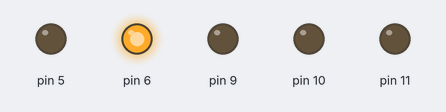
A sketch run on a simulated Arduino Uno, built with avr-gcc and run on an emulated ATmega328P. Parts: output pins drawn as LEDs (lit = HIGH).

Above: at 0.05 s.
At 0.2 s:
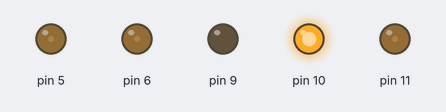
At 0.35 s:
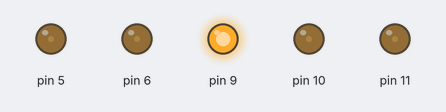
At 0.5 s:
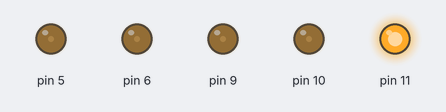
At 0.65 s:
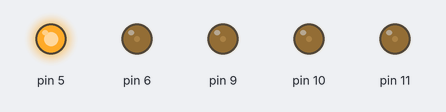
Timing chart, 0 to 3.0 s (numbered marks = the images above):
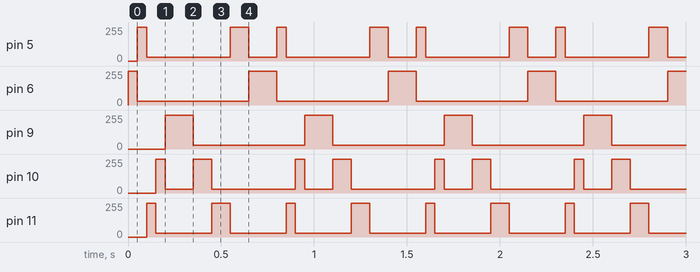

The sketch:

DiscoLights.ino
```cpp
void setup() {
  // put your setup code here, to run once:
  pinMode(6, OUTPUT);
  pinMode(5, OUTPUT);
  pinMode(11, OUTPUT);
  pinMode(10, OUTPUT);
  pinMode(9, OUTPUT);
}

void loop() {
  // put your main code here, to run repeatedly:
  digitalWrite(6, HIGH);
  delay(50);
  analogWrite(6, 30);   //set value to somewhat lower than original brightness

  digitalWrite(5, HIGH);
  delay(50);
  analogWrite(5, 30);

  digitalWrite(11, HIGH);
  delay(50);
  analogWrite(11, 30);

  digitalWrite(10, HIGH);
  delay(50);
  analogWrite(10, 30);

  digitalWrite(9, HIGH);
  delay(150);
  //Here Time delay is doubled so as to reverse the effect of the above code that is to make back and forth lighting.
  analogWrite(9, 30);

    digitalWrite(10, HIGH);
  delay(100);
  analogWrite(10, 30);

  digitalWrite(11, HIGH);
  delay(100);
  analogWrite(11, 30);

  digitalWrite(5, HIGH);
  delay(100);
  analogWrite(5, 30);

  digitalWrite(6, HIGH);
  delay(100);
  analogWrite(6, 30);
}
```

Measured:
- by itself, pin 5: repeats every 0.75 s: 30/255 0.45 s, 255/255 0.10 s, 30/255 0.15 s, 255/255 0.05 s
- by itself, pin 6: repeats every 0.75 s: 30/255 0.60 s, 255/255 0.15 s
- by itself, pin 9: alternates 255/255 for 0.15 s and 30/255 for 0.60 s
- by itself, pin 10: repeats every 0.75 s: 30/255 0.15 s, 255/255 0.10 s, 30/255 0.45 s, 255/255 0.05 s
- by itself, pin 11: alternates 255/255 for 0.05 s and 30/255 for 0.30 s
